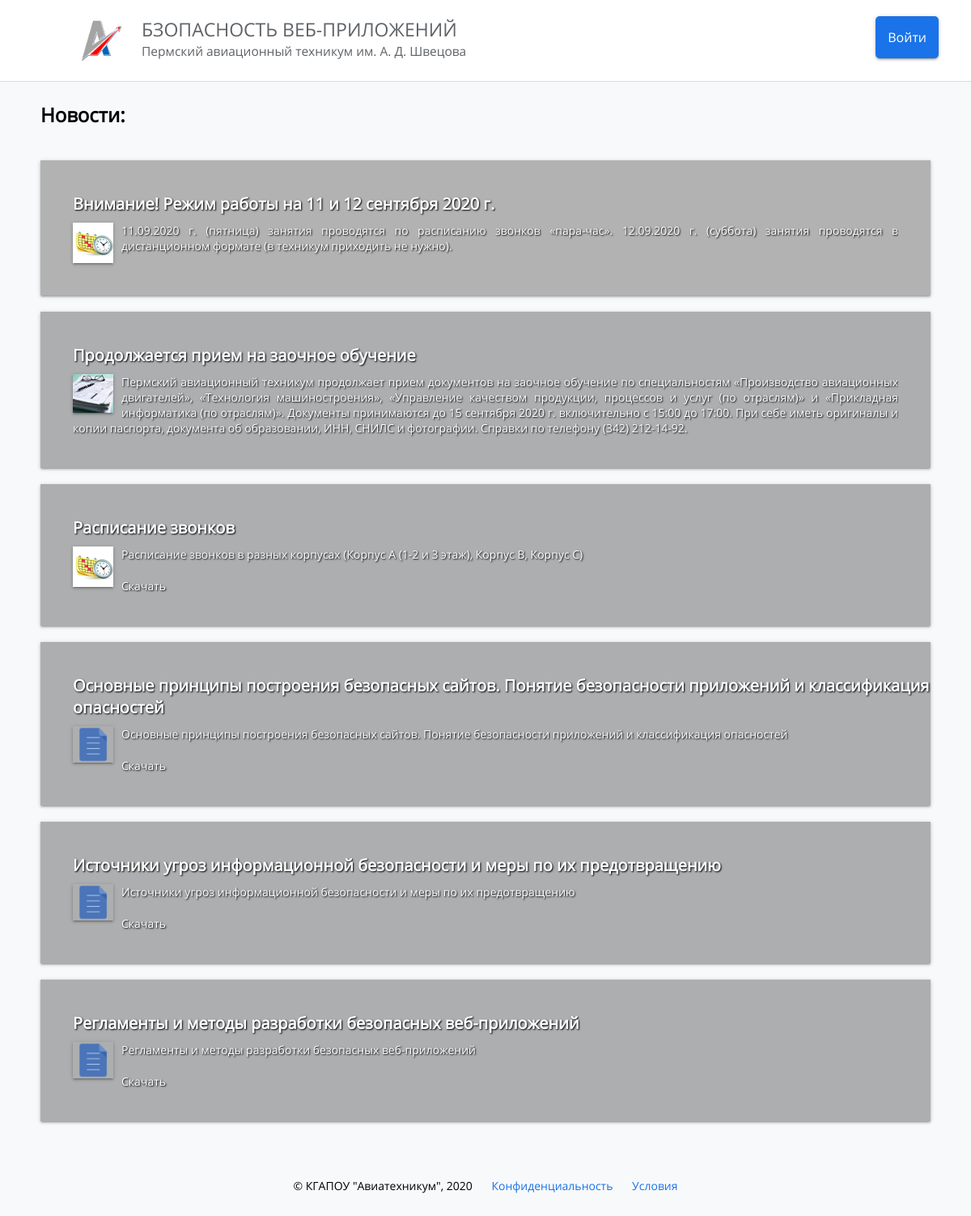
Page /security.permaviat.ru/index.php on the earlier database version.
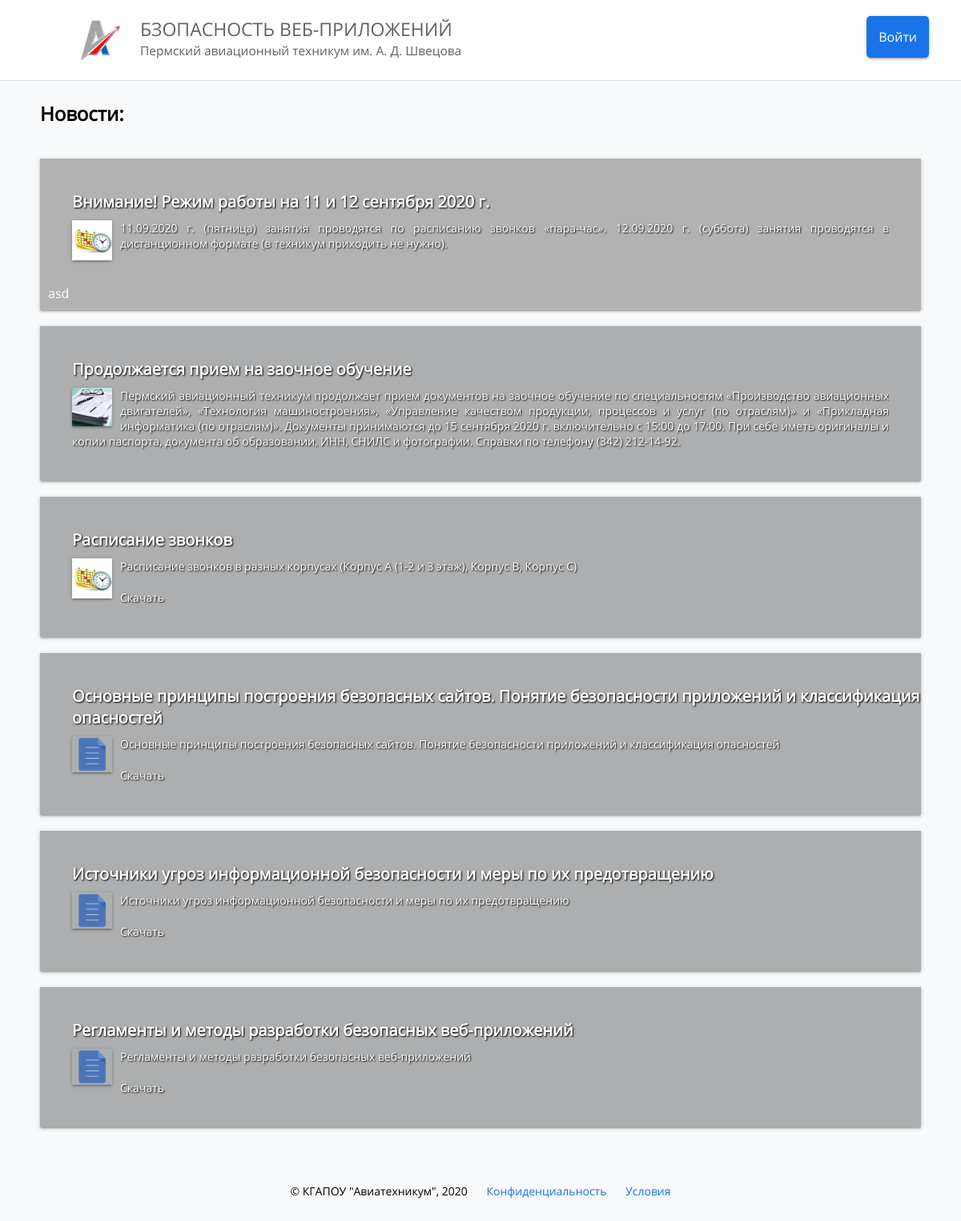
Same page on the later database version.
### tables this page shows
CREATE TABLE `news` (
  `id` int NOT NULL,
  `title` varchar(255) NOT NULL,
  `text` varchar(1000) NOT NULL,
  `img` varchar(255) NOT NULL
);

CREATE TABLE `comments` (
  `Id` int NOT NULL COMMENT 'Код',
  `IdUser` int NOT NULL COMMENT 'Код пользователя',
  `IdPost` int NOT NULL COMMENT 'Код поста',
  `Messages` varchar(1000) NOT NULL COMMENT 'Сообщение'
);

### security.permaviat.ru/index.php (the view, shortened to what this page needs)
<?php
	include("./settings/connect_datebase.php");
?>
<!DOCTYPE HTML>
<html>
	<head>
		<link rel="stylesheet" href="style.css">
	</head>
	<body>
		<div class="top-menu">
			<a class="button" href = "./login.php">Войти</a>
			<a href=#><img src = "img/logo1.png"/></a>
			<div class="name">
				<a href="index.php">
					<div class="subname">БЗОПАСНОСТЬ  ВЕБ-ПРИЛОЖЕНИЙ</div>
					Пермский авиационный техникум им. А. Д. Швецова
				</a>
			</div>
		</div>
		<div class="space"> </div>
		<div class="main">
			<div class="content">
				<div class="name">Новости:</div>
				<div>
					<?php
						$query_news = $mysqli->query("SELECT * FROM `news`;");
						while($read_news = $query_news->fetch_assoc()) {
							$QueryMessages = $mysqli->query("SELECT * FROM `comments` WHERE `IdPost` = {$read_news["id"]}");
							echo '
								<div class="specialty">
									<div class = "slider">
										<div class = "inner">
											<div class="name">'.$read_news["title"].'</div>
											<div class="description" style="overflow: auto;">
												<img src = "'.$read_news["img"].'" style="width: 50px; box-shadow: 0 2px 2px 0 rgba(0,0,0,.14), 0 3px 1px -2px rgba(0,0,0,.12), 0 1px 5px 0 rgba(0,0,0,.2); float: left; margin-right: 10px;">
												'.$read_news["text"].'
											</div>
											<div class="messages">
												';
												while($ReadMessages = $QueryMessages->fetch_assoc()) {
													echo "<div>".$ReadMessages["Messages"]."</div>";
												}
											echo '</div>';
										echo
										'</div>
									</div>
								</div>
							';
						}
					?>
					<div class="footer">
						© КГАПОУ "Авиатехникум", 2020
						<a href=#>Конфиденциальность</a>
						<a href=#>Условия</a>
					</div>
				</div>
			</div>
		</div>
	</body>
</html>

### security.permaviat.ru/style.css (style rules this page uses)
html, body { padding: 0px; margin: 0px; background-color: #F8F9FA; font-family: pat_fonts; }
.main { width: 100%; }
.space { height: 125px; width: 100%; }
.top-menu { width: 100%; height: 100px; background-color: #FFFFFF; border-bottom: 1px solid #DADCE0; position: fixed; }
.top-menu img { width: 50px; height: 50px; margin-left: 100px; margin-top: 25px; float: left; margin-right: 25px; }
.top-menu .name { padding-top: 20px; }
.top-menu .name a { font-size: 15.5px; color: #5F6368; text-decoration: none; }
.top-menu .name a .subname { font-size: 23px; color: #5F6368; text-decoration: none; }
.main .content { margin-left: 50px; margin-right: 50px; width: auto; }
.main .content .name { font-size: 24px; font-weight:bold; padding-bottom: 40px; }
.main .content .specialty { min-height: 150px; margin-bottom: 20px; width: inherit; box-shadow: 0 2px 2px 0 rgba(0,0,0,.14), 0 3px 1px -2px rgba(0,0,0,.12), 0 1px 5px 0 rgba(0,0,0,.2); background-size: cover; background-repeat: no-repeat; color: #FFFFFF; background-position: 0px 50%; }
.main .content .specialty .slider { background-size: cover; background-repeat: no-repeat; background-position: 0px 50%; min-height: 150px; }
.main .content .specialty:first-child { //background-image: URL("img/specialty_1(1).png"); background-color: #fff; }
.main .content .specialty:first-child .slider { //background-image: URL("img/specialty_1(2).png"); background-color: #fff; }
.main .content .footer { padding-top: 50px; height: 50px; font-size: 14px; text-align: center; }
.main .content .footer a { text-decoration: none; color: #1A73E8; }
.main .content .footer a:nth-child(1) { margin: 0px 20px; }
.main .content .specialty .inner { min-height:150px; background: rgb(0,0,0, .3); transition: 1s; }
.main .content .specialty .name { padding-left: 40px; padding-top: 40px; font-weight: 0; font-size: 20px; padding-bottom: 0px; text-shadow: 1px 1px 2px black; }
.main .content .specialty .description { padding-left: 40px; padding-top: 10px; font-weight: 0; font-size: 14px; margin-right: 40px; text-align: justify; padding-bottom: 20px; text-shadow: 1px 1px 2px black; }
.main .content .specialty .description a { margin-top: 10px; color: #FFFFFF; display: block; text-decoration: none; padding-top: 10px; //float: right; text-shadow: 1px 1px 2px black; }
.button { background-color: #1A73E8; color: #FFFFFF; text-decoration: none; padding: 15px; border-radius: 5px; box-shadow: 0 2px 2px 0 rgba(0,0,0,.14), 0 3px 1px -2px rgba(0,0,0,.12), 0 1px 5px 0 rgba(0,0,0,.2); float: right; margin-right: 40px; margin-top: 20px; transition: 1s; cursor: pointer; }
.messages { padding: 10px; }

Differences in the rows shown:
added comments: Messages "asd", shown under news "Внимание! Режим работы на 11 и 12 сентября 2020 г."
